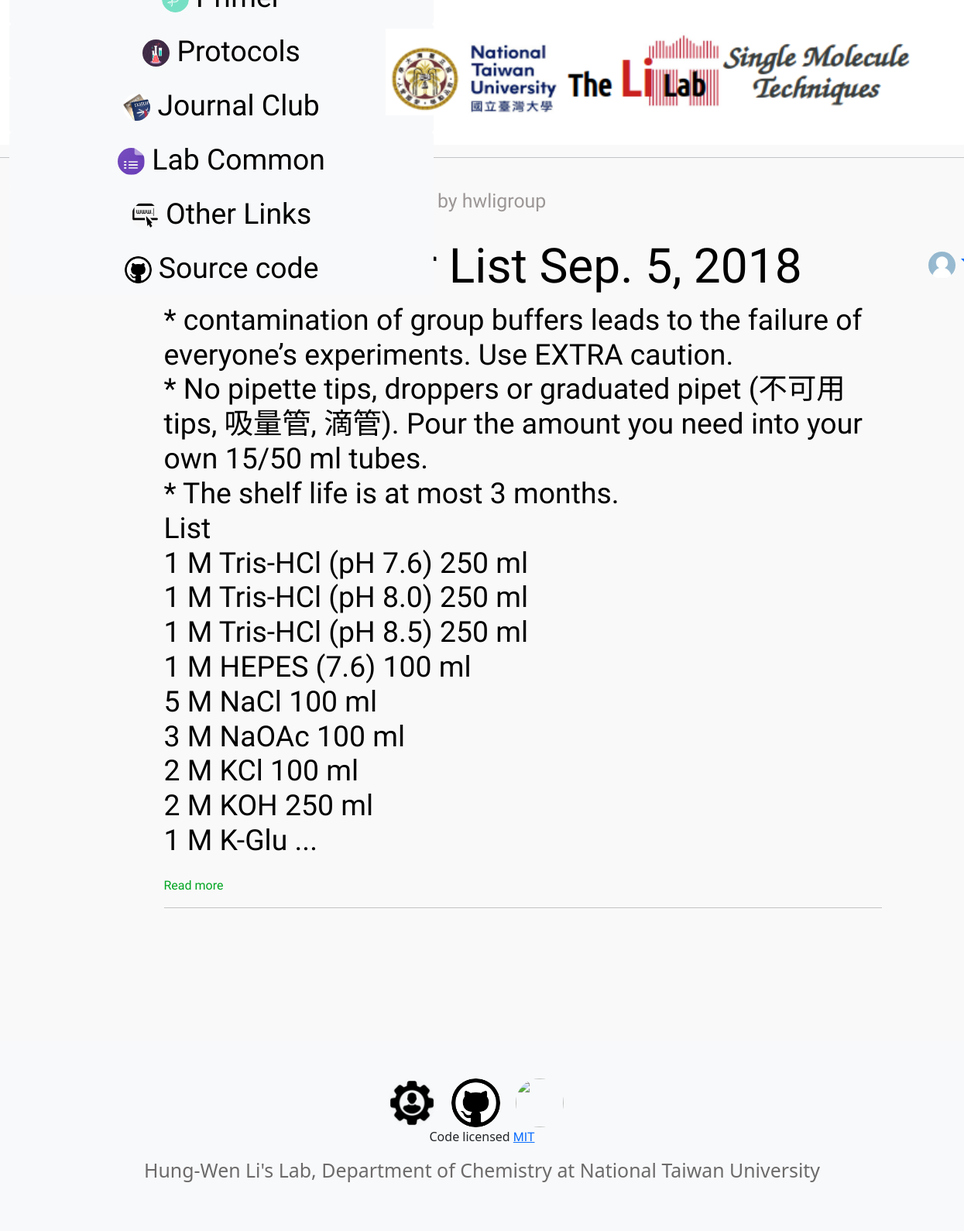
The page / on the database its author committed.
### posts/models.py (models this page shows, shortened)
class Post(models.Model):
    title = models.CharField(max_length=100)
    category = models.ForeignKey('Category', related_name='Project', null=True, on_delete=models.CASCADE)
    file = models.FileField(upload_to=make_file_path, blank=True)
    content = models.TextField()
    date_posted = models.DateTimeField(default=timezone.now)
    author = models.ForeignKey(User, on_delete=models.CASCADE)
    private = models.BooleanField(default=False)

### posts/views.py (the view)
# urls.py: path('', posts_views.index, name='homepage'),
def index(request):
    posts = Post.objects.all().order_by('-date_posted')
    postFilter = PostFilter(queryset=posts)
    if request.method == 'POST':
        postFilter = PostFilter(request.POST, queryset=posts)
    context = {
        'postFilter':postFilter
    }
    return render(request, 'posts/index.html', context)

### posts/models.py (called while the page is built)
    def __str__(self):
        return self.name

### posts/templates/posts/index.html (shortened to what this page needs)
{% extends 'posts/base.html' %}
{% block content %}
    {% for post in postFilter.qs %}
    {% if not post.private %}
<div>
    <div class="row">
        <div class="col-auto">
            <h1 class="article-category">{{ post.category }}</h1>
        </div>
        <div class="col-auto">
        </div>
        <div class="col-auto">
            <h1 class="article-header" style="margin-top: 2vmin;">{{ post.date_posted|date:"Y M d" }} by {{ post.author }}</h1>
        </div>
    </div>
    <div class="row">
        <div class="col-md-auto article-title">{{ post.title }}</div>
    </div>
    <div class="row">
        <h1 class="article-content">{{ post.content|linebreaks|slice:"0:500" }}...</h1>
        <a href="{% url 'postdetail' post.pk %}" style="color: #00a521;text-decoration:none;">Read more</a>
    </div>
    <hr>
</div>
    {% endif %}
    {% endfor %}
{% endblock %}

### posts/static/posts/post.css (style rules this page uses)
.article-title { color: #000000; font-family: 'Josefin Sans', 'Noto Sans TC',sans-serif; padding-bottom: 0.0vmin; padding-left: 0vmin; font-size: 5.0vmin }
.article-header { color: #9c9796; font-family: 'Josefin Sans', sans-serif; margin-top: 1.0vmin; font-size: 2.0vmin }
.article-category { color: #009bff; font-family: 'Josefin Sans', sans-serif; margin-top: 2.0vmin; font-size: 3.0vmin }
.article-content { color: #000000; font-family: 'Nanum Gothic Coding', monospace, 'Josefin Sans', sans-serif, 'Chango', cursive; margin-top: 0.0vmin; font-size: 3.0vmin }
a { font-family: 'Titillium Web', sans-serif !important; }

### posts/templates/posts/base.html (style rules this page uses)
body { background:#f9f9f9; }

### rows shown on the page
Post: author "hwligroup", title "Group Buffer List Sep. 5, 2018", content "* contamination of group buffers leads to the failure of everyone’s experiments. Use EXTRA caution. * No pipette tips, droppers or graduated pipet (不可用tips, 吸量管, 滴管). Pour the amount you need into your own 15/50 ml tubes. * The shelf life is at most 3 months. List 1 M Tris-HCl (pH 7.6) 250 ml 1 M Tris-HCl (pH 8.0) 250 ml 1 M Tris-HCl (pH 8.5) 250 ml 1 M HEPES (7.6) 100 ml 5 M NaCl 100 ml 3 M NaOAc 100 ml 2 M KCl 100 ml 2 M KOH 250 ml 1 M K-Glu"
